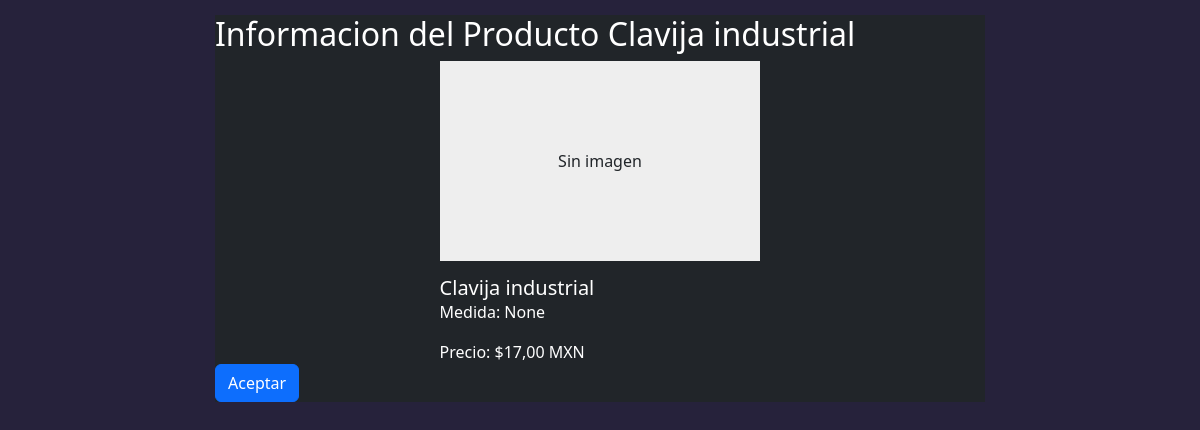
The app's page /productos/306/ with its own data.
### Inventario/models.py (models this page shows, shortened)
class Producto(models.Model):
    nombre = models.CharField(max_length=255, verbose_name='Nombre del Producto')
    medida = models.CharField(max_length=255, verbose_name='Medida (por ejemplo: cm, pulg, kg, oz o litros)', blank=True, null=True,)
    codigo_barras = models.CharField(max_length=255, verbose_name="Codigo de Barra", blank=True, null=True,)
    codigo_producto = models.CharField(blank=True, null=True, max_length=25, verbose_name='Codigo Producto')
    existencia = models.IntegerField(default=0 , verbose_name='Existencias del Producto')
    precio_venta = models.DecimalField(max_digits=10, decimal_places=2, verbose_name='Precio de Venta', blank=True, null=True,)
    precio_compra = models.DecimalField(max_digits=10, decimal_places=2, verbose_name='Precio de Compra', default=0)
    fecha_creacion = models.DateField(auto_now_add=True, verbose_name='Fecha de Creación')
    imagen = models.ImageField(blank=True, null=True, verbose_name='Imagen del Producto')
    class Meta:
        verbose_name_plural = 'Productos'

### Inventario/views.py (the view, shortened to what this page needs)
# urls.py: path('productos/<int:pk>/', ProductoDetailView.as_view(), name='producto_detail'),
class ProductoDetailView(DetailView):
    model = Producto
    template_name = 'producto_detail.html'
    context_object_name = 'producto'

### Venta/context_processor.py (called while the page is built)
def total_venta(request):
    total = float(0)
    if request.user.is_authenticated:
        if "venta" in request.session:
            for key, value in request.session["venta"].items():
                total += float(value.get("acumulado", 0))
    request.session["total_venta"] = total
    request.session.modified = True
    return {"total_venta": total}

### Inventario/templates/producto_detail.html (shortened to what this page needs)
{% extends 'basemodal.html' %}
{% block content %}
      <div class="card-body">
        <h2>Informacion del Producto {{producto.nombre}}
        </h2>
        <div class="col-sm-5 mx-auto">
            {% if producto.imagen %}
                <img src="{{ producto.imagen.url }}" class="card-img-top" style="width: 100%; height:200px;" alt="...">
            {% else %}
                <div class="card-placeholder" style="width: 100%; height:200px; background-color: #eee; color: #212529; text-align: center; line-height: 200px;">
                    Sin imagen
                </div>
            {% endif %}
            <div class="card-body" style="margin-top: 15px">
                <h5 class="card-title">{{ producto.nombre }}</h5>
                <p class="card-text">Medida: {{producto.medida}}</p>
                <p class="card-text">Precio: ${{ producto.precio_venta }} MXN</p>
            </div>
        </div>
        <form method="post" enctype="multipart/form-data" action="{% url 'producto_detail' pk=producto.id %}">
          <a href="{% url 'producto_list' %}" class="btn btn-primary">Aceptar</a>
      </div>
{% endblock %}

### static/css/styleTC.css (style rules this page uses)
body { font-family: "Roboto", Helvetica, sans-serif; background-color: #26223b!important; color: white!important; }
h1, h2, h3, p, a { color: white; }

### records on screen
Producto: nombre "Clavija industrial", medida "None", precio_venta "17,00"
